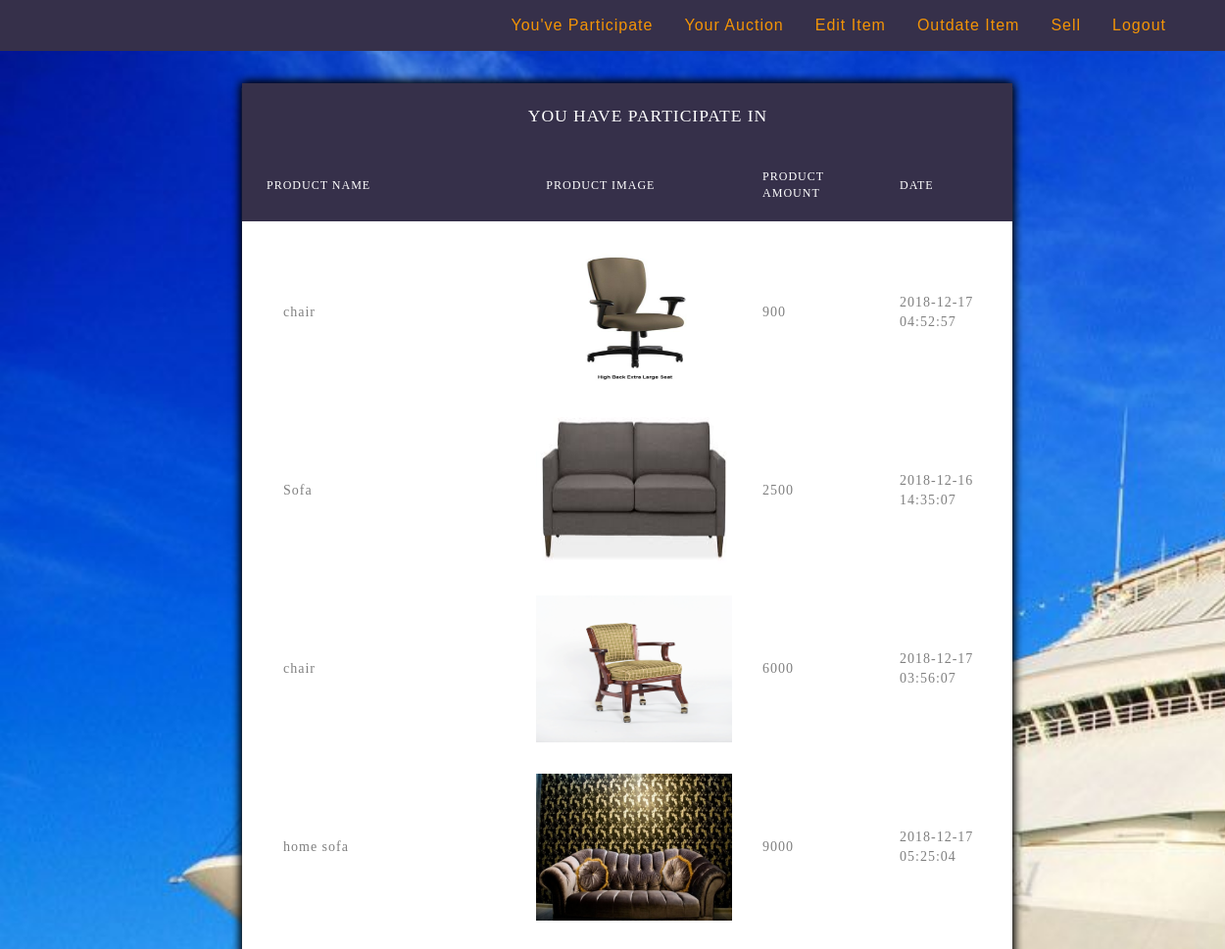
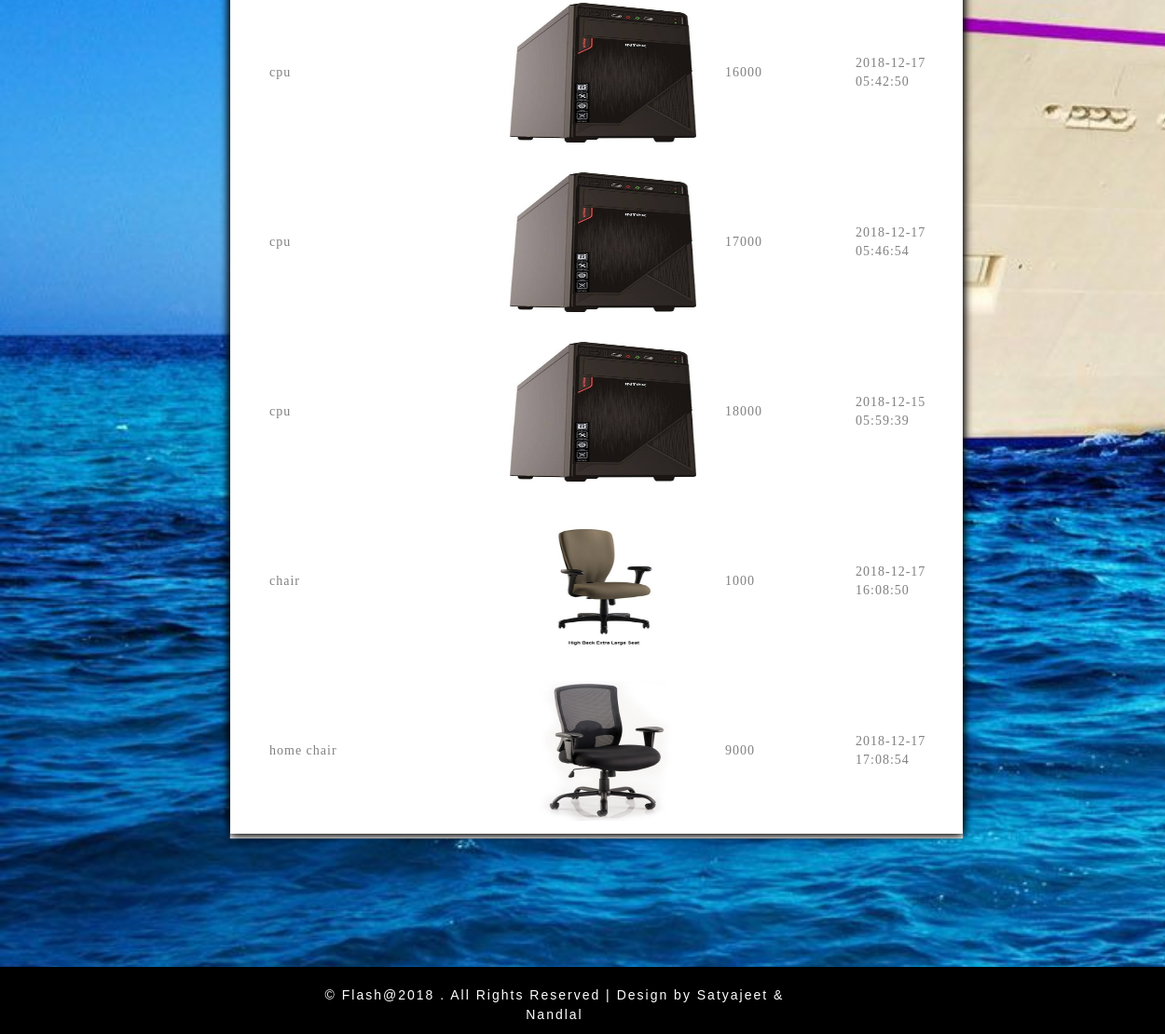
Page /table/participate.php (signed in) on the committed database (2 pictures, top to bottom).
### tables this page shows
CREATE TABLE IF NOT EXISTS `auction_amount` (
  `sid` int(5) NOT NULL,
  `uid` int(4) NOT NULL,
  `amount` int(6) NOT NULL,
  `date` timestamp NOT NULL DEFAULT CURRENT_TIMESTAMP ON UPDATE CURRENT_TIMESTAMP
);

CREATE TABLE IF NOT EXISTS `selling` (
  `sid` int(5) NOT NULL AUTO_INCREMENT,
  `uid` int(5) NOT NULL,
  `pro_cat` int(5) NOT NULL,
  `sub_cat` varchar(50) NOT NULL,
  `proname` varchar(25) NOT NULL,
  `details` varchar(200) NOT NULL,
  `propic` varchar(255) NOT NULL,
  `proprice` bigint(255) NOT NULL,
  `profrom` date NOT NULL,
  `proto` date NOT NULL,
  `status` varchar(1) NOT NULL,
  PRIMARY KEY (`sid`)
);

### table/participate.php (the view, shortened to what this page needs)
<?php
  include("connect.php");
  extract($_REQUEST);
  $usid=$_SESSION['uid'];
  $result=mysqli_query($con,"select a.proname,a.propic,b.amount,b.date from selling a,auction_amount b where a.sid=b.sid and b.uid='$usid'") or die(mysqli_error($con));
?>
<!DOCTYPE html>
<html lang="zxx">
<head>
  <link href="../css/bootstrap.css" rel="stylesheet" type="text/css" media="all">
  <link href="../css/font-awesome.css" rel="stylesheet">
  <link href="../css/style.css" rel='stylesheet' type='text/css' media="all">
  <link rel="stylesheet" type="text/css" href="../table/vendor/bootstrap/css/bootstrap.min.css">
  <link rel="stylesheet" type="text/css" href="../table/fonts/font-awesome-4.7.0/css/font-awesome.min.css">
  <link rel="stylesheet" type="text/css" href="../table/vendor/animate/animate.css">
  <link rel="stylesheet" type="text/css" href="../table/vendor/select2/select2.min.css">
  <link rel="stylesheet" type="text/css" href="../table/vendor/perfect-scrollbar/perfect-scrollbar.css">
  <link rel="stylesheet" type="text/css" href="../table/css/util.css">
  <link rel="stylesheet" type="text/css" href="../table/css/main.css">
</head>
<body >
    <nav>
      <ul>
      <li><a href="logout.php" >Logout</a></li>
      <li><a href="selling.php">Sell</a></li>
      <li><a href="outdate.php">Outdate Item</a></li>
      <li><a href="update.php">Edit Item</a></li>
      <li><a href="userauction.php">Your Auction</a></li>
      <li><a class="active" href="participate.php">You've Participate</a></li>
      </ul>
    </nav>
 <form method=post name="frm" enctype="multipart/form-data">
  <div class="limiter">
    <div class="container-table100" >
      <div class="wrap-table100">
        <div class="table100 ver1 m-b-110">
          <center><table data-vertable="ver1">
            <thead>
                <tr class="row100 head">
                  <th class="column100 column1" colspan=5 align="center" data-column="column1"><CENTER><h3>You Have Participate In</h3></CENTER></th>
                </tr>
                <tr class="row100 head">
                <th class="column100 column2" data-column="column3">Product Name</th>
                <th class="column100 column3" data-column="column2">Product Image</th>
                <th class="column100 column4" data-column="column5">Product Amount</th>
                <th class="column100 column5" data-column="column4">Date</th>
              </tr>
            </thead>
            <tbody>
                <?php
                  while($row=mysqli_fetch_array($result))
                {
                  echo "<tr class='row100'>";
                  echo "<td class='column100 column1' data-column='column1'>$row[0]</td>";
                  echo "<td class='column100 column2' data-column='column1'><img src='$row[1]' height=150px width=200px></td>";
                  echo "<td class='column100 column3' data-column='column1'>$row[2]</td>";
                  echo "<td class='column100 column4' data-column='olumn1'>$row[3]</td>";
                  echo "<tr>";
                }
              ?>
            </tbody>
          </table>
        </div>
      </div>
    </div>
  </div>
  <footer>
    <div class="container">
      <div class="col-md-3 wls-bottom-head">
      </div>
      <div class="col-md-6 header-side">
        <p>© Flash@2018 . All Rights Reserved | Design by Satyajeet & Nandlal </a></p>
      </div>
      <div class="col-md-3 header-side">
      </div>
    </div>
  </footer>
  <link rel="stylesheet" href="../css/chocolat.css" type="text/css" media="screen">
  </form>
</body>
</html>

### css/style.css (style rules this page uses)
html, body { padding: 0; margin: 0; background: #fff; letter-spacing: 1px; font-family: 'Raleway', sans-serif; }
body a { outline: none; transition: 0.5s all; -webkit-transition: 0.5s all; -moz-transition: 0.5s all; -o-transition: 0.5s all; -ms-transition: 0.5s all; text-decoration: none; }
h1, h2, h3, h4, h5, h6 { margin: 0; padding: 0; font-family: 'Raleway', sans-serif; letter-spacing: 1px; }
p { margin: 0; padding: 0; letter-spacing: 1px; }
ul { margin: 0; padding: 0; }
a { color: #fff; text-decoration: none; }
footer { background:rgb(0, 0, 0); padding: 1em 0em; text-align:center; }
footer p { font-size: 14px; color: #fff; letter-spacing: 2px; font-weight: 100; padding: 10px 0px 0px; }

### table/css/main.css (style rules this page uses)
* { margin-right: -20px; margin-left: -10px; padding: 0px; box-sizing: border-box; }
body, html { height: 100%; font-family: sans-serif; }
a { margin: 0px; transition: all 0.4s; -webkit-transition: all 0.4s; -o-transition: all 0.4s; -moz-transition: all 0.4s; }
h1,h2,h3,h4,h5,h6 { margin: 0px; }
p { margin: 0px; }
ul, li { margin: 0px; list-style-type: none; }
.limiter { width: 100%; margin: 0 auto; }
.container-table100 { width: 100%; min-height: 100vh; display: -webkit-box; display: -webkit-flex; display: -moz-box; display: -ms-flexbox; display: flex; align-items: center; justify-content: center; flex-wrap: wrap; padding: 33px 30px; }
.wrap-table100 { width: 1300px; }
table { width: 100%; background-color: #fff; }
th, td { font-weight: unset; padding-right: 10px; }
.column100 { width: 130px; padding-left: 25px; }
.column100.column1 { width: 265px; padding-left: 42px; }
.row100.head th { padding-top: 24px; padding-bottom: 20px; }
.row100 td { padding-top: 18px; padding-bottom: 14px; }
.table100.ver1 td { font-family: Montserrat-Regular; font-size: 14px; color: #808080; line-height: 1.4; }
.table100.ver1 th { font-family: Montserrat-Medium; font-size: 12px; color: #fff; line-height: 1.4; text-transform: uppercase; background-color: #36304a; }

### css/chocolat.css (style rules this page uses)
body { margin:0; padding:0; }

### table/participate.php (style rules this page uses)
ul { list-style-type: none; background-color: #36304a; padding: 0; padding-right: 5%; overflow: hidden; font-size: 16px; }
li { float: right; }
li a { display: block; color: #f39406; text-align: center; padding: 14px 16px; text-decoration: none; }
body { width: 100%; height:auto; overflow-x: hidden; background-image: url("slide3.jpg"); background-size:cover; background-attachment: fixed; background-repeat: no-repeat; }
table { box-shadow: 0 0 10px black,0 0 10px black,0 5px 1px white; z-index: 1; width: 60%; }

### rows in the picture
auction_amount: sid.proname "chair", sid.propic (picture), amount "900", date "2018-12-17 04:52:57"
auction_amount: sid.proname "Sofa", sid.propic (picture), amount "2500", date "2018-12-16 14:35:07"
auction_amount: sid.proname "chair", sid.propic (picture), amount "6000", date "2018-12-17 03:56:07"
auction_amount: sid.proname "home sofa", sid.propic (picture), amount "9000", date "2018-12-17 05:25:04"
auction_amount: sid.proname "cpu", sid.propic (picture), amount "16000", date "2018-12-17 05:42:50"
auction_amount: sid.proname "cpu", sid.propic (picture), amount "17000", date "2018-12-17 05:46:54"
auction_amount: sid.proname "cpu", sid.propic (picture), amount "18000", date "2018-12-15 05:59:39"
auction_amount: sid.proname "chair", sid.propic (picture), amount "1000", date "2018-12-17 16:08:50"
auction_amount: sid.proname "home chair", sid.propic (picture), amount "9000", date "2018-12-17 17:08:54"
